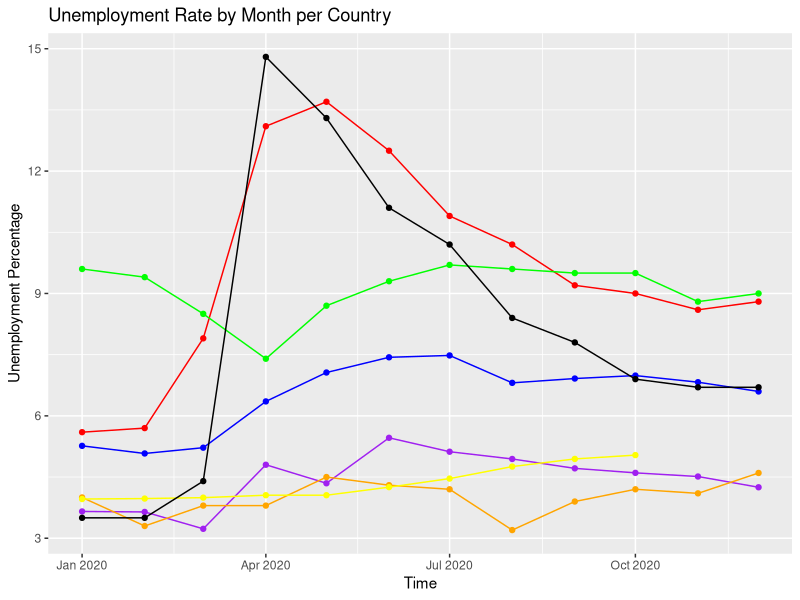
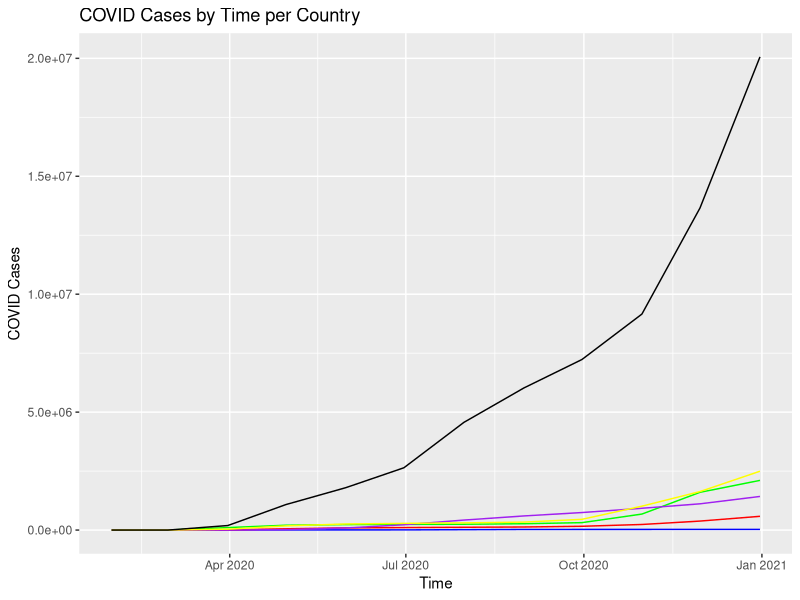
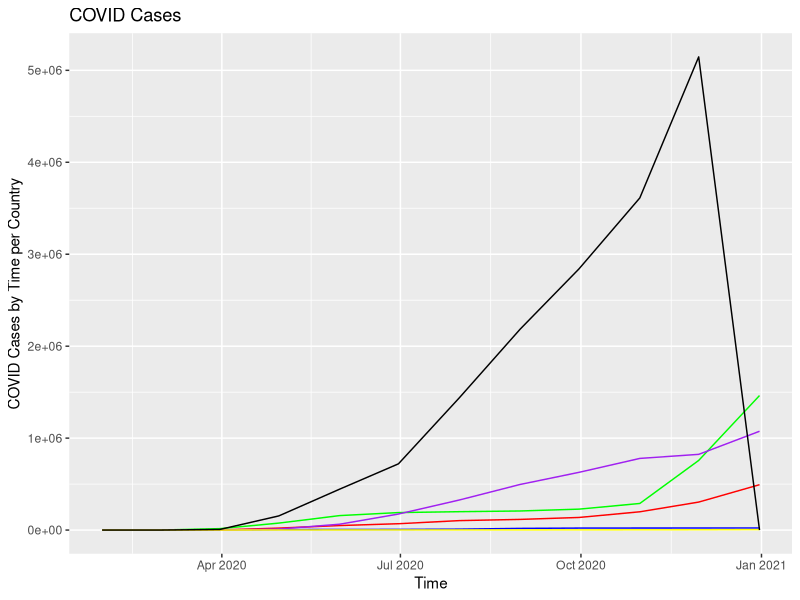
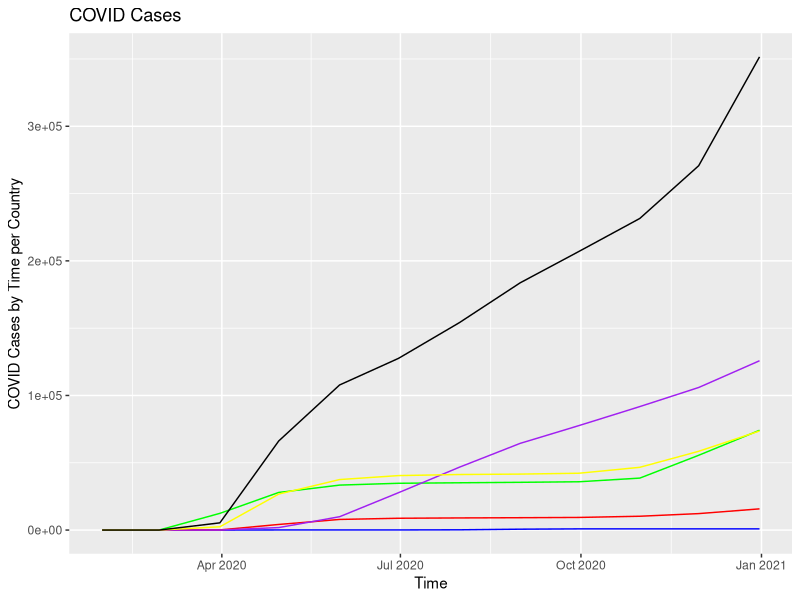

The R source for these figures, in order:
## ---- chunk 1
knitr::opts_chunk$set(echo = FALSE)
## ---- chunk 2
#Covid data file, Columns broken into (Date, Country, Confirmed, Recovered, Deaths) 
covid.df <- read.csv(file="countries-aggregated_csv.csv")

#Fixing the datasheet regarding unemployment values, only selecting (Country, Date, Percentage of Unemployed)
unemployment_all.df <- read.csv(file="Unemployment Rates_All Persons_2019M1-2020M12.csv")
unemployment.df <- unemployment_all.df[,c(2,4,9,17)]

#Setting Covid date and Unemployment date as a date-type field
library(readr)
covid.df$Date <- as.Date(covid.df$Date)
covid_Monthlytotal.df <- covid.df[covid.df$Date == "2020-01-31" | covid.df$Date == "2020-02-29" | covid.df$Date == "2020-03-31" | covid.df$Date == "2020-04-30" | covid.df$Date == "2020-05-31" | covid.df$Date == "2020-06-30" | covid.df$Date == "2020-07-31" | covid.df$Date == "2020-08-31" | covid.df$Date == "2020-09-30" | covid.df$Date == "2020-10-31" | covid.df$Date == "2020-11-30" | covid.df$Date == "2020-12-31",]

#We need to introduce a day of 01 to match R's date time format of YYYY-MM-DD
unemployment.df$TIME <- as.Date(paste(unemployment.df$TIME,"-01",sep=""))
unemployment_2020.df <- unemployment.df[unemployment.df$TIME >= "2020-01-01" & unemployment.df$TIME <= "2020-12-31",]
#We had male and female data, however we're trying to look at the data when it's consolidated
unemployment_2020_all.df <- unemployment_2020.df[unemployment_2020.df$Subject == "Unemployment rate (monthly), Total, All persons",]

## ---- chunk 3
library(ggplot2)
library(dplyr)
library(tidyr)
#Checking unemployment data for:
#Australia, Canada, Italy, Mexico, Korea, United Kingdom, United States
Australia_Unemployment <- subset(unemployment_2020_all.df, Country == "Australia")
Canada_Unemployment <- subset(unemployment_2020_all.df, Country == "Canada")
Italy_Unemployment <- subset(unemployment_2020_all.df, Country == "Italy")
Mexico_Unemployment <- subset(unemployment_2020_all.df, Country == "Mexico")
Korea_Unemployment <- subset(unemployment_2020_all.df, Country == "Korea")
UnitedKingdom_Unemployment <- subset(unemployment_2020_all.df, Country == "United Kingdom")
UnitedStates_Unemployment <- subset(unemployment_2020_all.df, Country == "United States")

ggplot(data = unemployment_2020_all.df, aes(x=TIME, y=Value)) + 
  geom_line(data = Australia_Unemployment, aes(x = Australia_Unemployment$TIME, y = Australia_Unemployment$Value), color = 'blue') + 
    geom_point(data = Australia_Unemployment, aes(x = Australia_Unemployment$TIME, y = Australia_Unemployment$Value), color = 'blue') +
  geom_line(data = Canada_Unemployment, aes(x = Canada_Unemployment$TIME, y = Canada_Unemployment$Value), color = 'red') +
    geom_point(data = Canada_Unemployment, aes(x = Canada_Unemployment$TIME, y = Canada_Unemployment$Value), color = 'red') + 
  geom_line(data = Italy_Unemployment, aes(x = Italy_Unemployment$TIME, y = Italy_Unemployment$Value), color = 'green') + 
    geom_point(data = Italy_Unemployment, aes(x = Italy_Unemployment$TIME, y = Italy_Unemployment$Value), color = 'green') + 
  geom_line(data = Mexico_Unemployment, aes(x = Mexico_Unemployment$TIME, y = Mexico_Unemployment$Value), color = 'purple') + 
    geom_point(data = Mexico_Unemployment, aes(x = Mexico_Unemployment$TIME, y = Mexico_Unemployment$Value), color = 'purple') + 
  geom_line(data = Korea_Unemployment, aes(x = Korea_Unemployment$TIME, y = Korea_Unemployment$Value), color = 'orange') + 
    geom_point(data = Korea_Unemployment, aes(x = Korea_Unemployment$TIME, y = Korea_Unemployment$Value), color = 'orange') + 
  geom_line(data = UnitedKingdom_Unemployment, aes(x = UnitedKingdom_Unemployment$TIME, y = UnitedKingdom_Unemployment$Value), color = 'yellow') + 
    geom_point(data = UnitedKingdom_Unemployment, aes(x = UnitedKingdom_Unemployment$TIME, y = UnitedKingdom_Unemployment$Value), color = 'yellow') + 
  geom_line(data = UnitedStates_Unemployment, aes(x = UnitedStates_Unemployment$TIME, y = UnitedStates_Unemployment$Value), color = 'black') +
    geom_point(data = UnitedStates_Unemployment, aes(x = UnitedStates_Unemployment$TIME, y = UnitedStates_Unemployment$Value), color = 'black') +
  ylab("Unemployment Percentage") + xlab("Time") + ggtitle("Unemployment Rate by Month per Country") +
  scale_fill_discrete(guide = guide_legend(reverse=TRUE))

## ---- chunk 4
library(ggplot2)
library(dplyr)
library(tidyr)
#Checking unemployment data for:
#Australia, Canada, Italy, Mexico, Korea, United Kingdom, United States
Australia_COVID <- subset(covid_Monthlytotal.df, Country == "Australia")
Canada_COVID <- subset(covid_Monthlytotal.df, Country == "Canada")
Italy_COVID <- subset(covid_Monthlytotal.df, Country == "Italy")
Mexico_COVID <- subset(covid_Monthlytotal.df, Country == "Mexico")
Korea_COVID <- subset(covid_Monthlytotal.df, Country == "Korea")
UnitedKingdom_COVID <- subset(covid_Monthlytotal.df, Country == "United Kingdom")
UnitedStates_COVID <- subset(covid_Monthlytotal.df, Country == "US")

ggplot(data = covid_Monthlytotal.df, aes(x=TIME, y=Value)) + 
  geom_line(data = Australia_COVID, aes(x = Australia_COVID$Date, y = Australia_COVID$Confirmed), color = 'blue') + 
  geom_line(data = Canada_COVID, aes(x = Canada_COVID$Date, y = Canada_COVID$Confirmed), color = 'red') +
  geom_line(data = Italy_COVID, aes(x = Italy_COVID$Date, y = Italy_COVID$Confirmed), color = 'green') + 
  geom_line(data = Mexico_COVID, aes(x = Mexico_COVID$Date, y = Mexico_COVID$Confirmed), color = 'purple') + 
  geom_line(data = Korea_COVID, aes(x = Korea_COVID$Date, y = Korea_COVID$Confirmed), color = 'orange') + 
  geom_line(data = UnitedKingdom_COVID, aes(x = UnitedKingdom_COVID$Date, y = UnitedKingdom_COVID$Confirmed), color = 'yellow') + 
  geom_line(data = UnitedStates_COVID, aes(x = UnitedStates_COVID$Date, y = UnitedStates_COVID$Confirmed), color = 'black') +
  ylab("COVID Cases") + xlab("Time") + ggtitle("COVID Cases by Time per Country") +
  scale_fill_discrete(guide = guide_legend(reverse=TRUE))

## ---- chunk 5
library(ggplot2)
library(dplyr)
library(tidyr)
#Checking unemployment data for:
#Australia, Canada, Italy, Mexico, Korea, United Kingdom, United States
Australia_COVID <- subset(covid_Monthlytotal.df, Country == "Australia")
Canada_COVID <- subset(covid_Monthlytotal.df, Country == "Canada")
Italy_COVID <- subset(covid_Monthlytotal.df, Country == "Italy")
Mexico_COVID <- subset(covid_Monthlytotal.df, Country == "Mexico")
Korea_COVID <- subset(covid_Monthlytotal.df, Country == "Korea")
UnitedKingdom_COVID <- subset(covid_Monthlytotal.df, Country == "United Kingdom")
UnitedStates_COVID <- subset(covid_Monthlytotal.df, Country == "US")

ggplot(data = covid_Monthlytotal.df, aes(x=TIME, y=Value)) + 
  geom_line(data = Australia_COVID, aes(x = Australia_COVID$Date, y = Australia_COVID$Recovered), color = 'blue') + 
  geom_line(data = Canada_COVID, aes(x = Canada_COVID$Date, y = Canada_COVID$Recovered), color = 'red') +
  geom_line(data = Italy_COVID, aes(x = Italy_COVID$Date, y = Italy_COVID$Recovered), color = 'green') + 
  geom_line(data = Mexico_COVID, aes(x = Mexico_COVID$Date, y = Mexico_COVID$Recovered), color = 'purple') + 
  geom_line(data = Korea_COVID, aes(x = Korea_COVID$Date, y = Korea_COVID$Recovered), color = 'orange') + 
  geom_line(data = UnitedKingdom_COVID, aes(x = UnitedKingdom_COVID$Date, y = UnitedKingdom_COVID$Recovered), color = 'yellow') + 
  geom_line(data = UnitedStates_COVID, aes(x = UnitedStates_COVID$Date, y = UnitedStates_COVID$Recovered), color = 'black') +
  ylab("COVID Cases by Time per Country") + xlab("Time") + ggtitle("COVID Cases") +
  scale_fill_discrete(guide = guide_legend(reverse=TRUE))
## ---- chunk 6
library(ggplot2)
library(dplyr)
library(tidyr)
#Checking unemployment data for:
#Australia, Canada, Italy, Mexico, Korea, United Kingdom, United States
Australia_COVID <- subset(covid_Monthlytotal.df, Country == "Australia")
Canada_COVID <- subset(covid_Monthlytotal.df, Country == "Canada")
Italy_COVID <- subset(covid_Monthlytotal.df, Country == "Italy")
Mexico_COVID <- subset(covid_Monthlytotal.df, Country == "Mexico")
Korea_COVID <- subset(covid_Monthlytotal.df, Country == "Korea")
UnitedKingdom_COVID <- subset(covid_Monthlytotal.df, Country == "United Kingdom")
UnitedStates_COVID <- subset(covid_Monthlytotal.df, Country == "US")

ggplot(data = covid_Monthlytotal.df, aes(x=TIME, y=Value)) + 
  geom_line(data = Australia_COVID, aes(x = Australia_COVID$Date, y = Australia_COVID$Deaths), color = 'blue') + 
  geom_line(data = Canada_COVID, aes(x = Canada_COVID$Date, y = Canada_COVID$Death), color = 'red') +
  geom_line(data = Italy_COVID, aes(x = Italy_COVID$Date, y = Italy_COVID$Death), color = 'green') + 
  geom_line(data = Mexico_COVID, aes(x = Mexico_COVID$Date, y = Mexico_COVID$Death), color = 'purple') + 
  geom_line(data = Korea_COVID, aes(x = Korea_COVID$Date, y = Korea_COVID$Death), color = 'orange') + 
  geom_line(data = UnitedKingdom_COVID, aes(x = UnitedKingdom_COVID$Date, y = UnitedKingdom_COVID$Death), color = 'yellow') + 
  geom_line(data = UnitedStates_COVID, aes(x = UnitedStates_COVID$Date, y = UnitedStates_COVID$Death), color = 'black') +
  ylab("COVID Cases by Time per Country") + xlab("Time") + ggtitle("COVID Cases") +
  scale_fill_discrete(guide = guide_legend(reverse=TRUE))
## ---- chunk 7
library(ggplot2)
library(dplyr)
library(tidyr)
library(R.utils)
index_covid <- c("2020-01-31","2020-02-29","2020-03-31","2020-04-30","2020-05-31","2020-06-30","2020-07-31","2020-08-31","2020-09-30","2020-10-31","2020-11-30","2020-12-31")
index_unemployment <- c("2020-01-01","2020-02-01","2020-03-01","2020-04-01","2020-05-01","2020-06-01","2020-07-01","2020-08-01","2020-09-01","2020-10-01","2020-11-01","2020-12-01")
values <- c("January", "February","March","April","May","June","July","August","September","October","November","December")
covid_Monthlytotal.df$Months <- values[match(trim(covid_Monthlytotal.df$Date),index_covid)]
unemployment_2020_all.df$Months <- values[match(trim(unemployment_2020_all.df$TIME),index_unemployment)]

merged_data_rough <- merge(covid_Monthlytotal.df,unemployment_2020_all.df, by = c("Months","Country"), all=TRUE)
merged_data <- merged_data_rough[complete.cases(merged_data_rough),]

Australia_Merged <- subset(merged_data, Country == "Australia")
Canada_Merged <- subset(merged_data, Country == "Canada")
Italy_Merged <- subset(merged_data, Country == "Italy")
Mexico_Merged <- subset(merged_data, Country == "Mexico")
Korea_Merged <- subset(merged_data, Country == "Korea")
UnitedKingdom_Merged <- subset(merged_data, Country == "United Kingdom")
UnitedStates_Merged <- subset(merged_data, Country == "US")

lm_Australia <- lm(Value ~ Confirmed, data = Australia_Merged)
lm_Australia

lm_all <- lm(Value ~ Confirmed, data = merged_data)
lm_all
